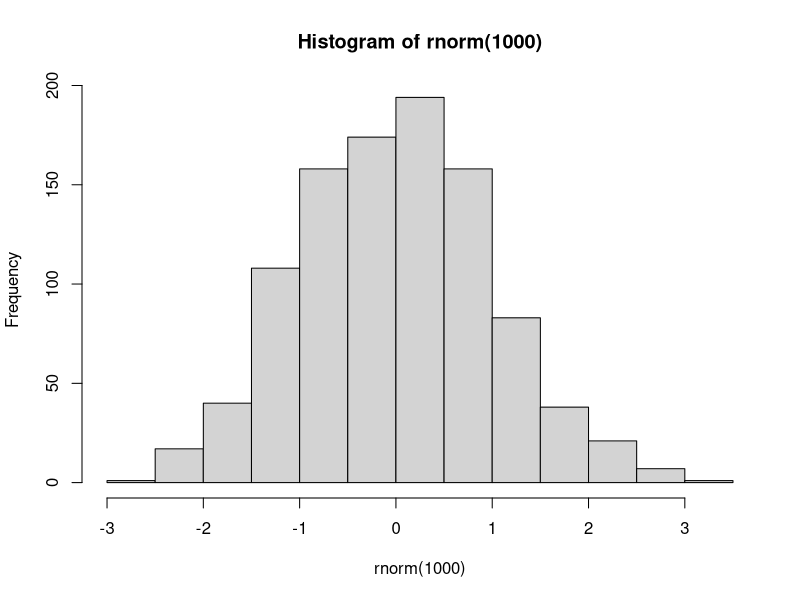

The R source for this figure:
## ---- chunk 1
# some syntax to remember

# <> this is for putting in an email, e.g., <http.msi.org>

# $$ this is for putting equations, e.g., $$ y = mx + b $$

# ![] this is for putting photos, but you need to place the photo first on the directory, e.g., ![]HIMBProg/image.jpg
## ---- chunk 2
hist(rnorm(1000))

# if {r, echo=F} removes the line in the command
